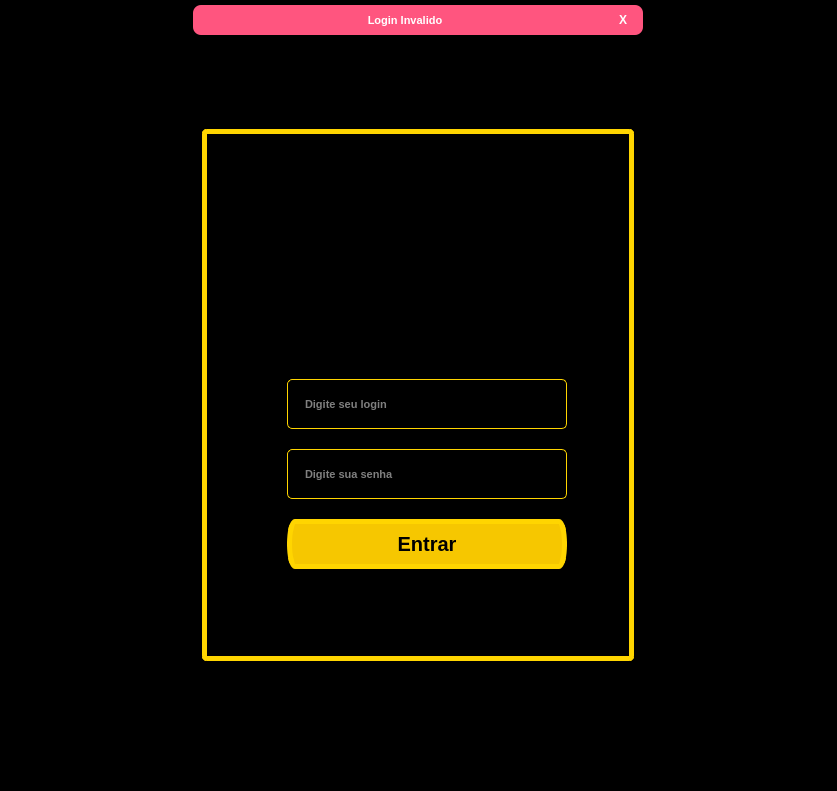
<?xml version="1.0" encoding="UTF-8"?>
<ui version="4.0">
 <class>MainWindow</class>
 <widget class="QMainWindow" name="MainWindow">
  <property name="geometry">
   <rect>
    <x>0</x>
    <y>0</y>
    <width>837</width>
    <height>791</height>
   </rect>
  </property>
  <property name="minimumSize">
   <size>
    <width>500</width>
    <height>700</height>
   </size>
  </property>
  <property name="windowTitle">
   <string>Movies Warehouse</string>
  </property>
  <property name="windowIcon">
   <iconset resource="file.qrc">
    <normaloff>:/Tela login/IMG/LOGIN (2).png</normaloff>:/Tela login/IMG/LOGIN (2).png</iconset>
  </property>
  <widget class="QWidget" name="centralwidget">
   <layout class="QVBoxLayout" name="verticalLayout">
    <property name="spacing">
     <number>0</number>
    </property>
    <property name="leftMargin">
     <number>0</number>
    </property>
    <property name="topMargin">
     <number>0</number>
    </property>
    <property name="rightMargin">
     <number>0</number>
    </property>
    <property name="bottomMargin">
     <number>0</number>
    </property>
    <item>
     <widget class="QFrame" name="TOPBAR">
      <property name="maximumSize">
       <size>
        <width>16777215</width>
        <height>35</height>
       </size>
      </property>
      <property name="styleSheet">
       <string notr="true">background-color: rgb(0, 0, 0);</string>
      </property>
      <property name="frameShape">
       <enum>QFrame::NoFrame</enum>
      </property>
      <property name="frameShadow">
       <enum>QFrame::Raised</enum>
      </property>
      <layout class="QHBoxLayout" name="horizontalLayout_2">
       <property name="spacing">
        <number>0</number>
       </property>
       <property name="leftMargin">
        <number>0</number>
       </property>
       <property name="topMargin">
        <number>5</number>
       </property>
       <property name="rightMargin">
        <number>0</number>
       </property>
       <property name="bottomMargin">
        <number>0</number>
       </property>
       <item>
        <widget class="QFrame" name="Frameerro">
         <property name="maximumSize">
          <size>
           <width>450</width>
           <height>16777215</height>
          </size>
         </property>
         <property name="styleSheet">
          <string notr="true">background-color: rgb(255, 85, 127);
border-radius: 8px;
</string>
         </property>
         <property name="frameShape">
          <enum>QFrame::StyledPanel</enum>
         </property>
         <property name="frameShadow">
          <enum>QFrame::Raised</enum>
         </property>
         <layout class="QHBoxLayout" name="horizontalLayout_3">
          <property name="spacing">
           <number>6</number>
          </property>
          <property name="leftMargin">
           <number>10</number>
          </property>
          <property name="topMargin">
           <number>3</number>
          </property>
          <property name="rightMargin">
           <number>10</number>
          </property>
          <property name="bottomMargin">
           <number>3</number>
          </property>
          <item>
           <widget class="QLabel" name="Erro">
            <property name="font">
             <font>
              <family>MS Sans Serif</family>
              <pointsize>8</pointsize>
              <weight>75</weight>
              <bold>true</bold>
             </font>
            </property>
            <property name="styleSheet">
             <string notr="true">color: rgb(255, 255, 255);</string>
            </property>
            <property name="text">
             <string>Login Invalido</string>
            </property>
            <property name="scaledContents">
             <bool>false</bool>
            </property>
            <property name="alignment">
             <set>Qt::AlignCenter</set>
            </property>
           </widget>
          </item>
          <item>
           <widget class="QPushButton" name="ClosePopUp">
            <property name="maximumSize">
             <size>
              <width>20</width>
              <height>20</height>
             </size>
            </property>
            <property name="font">
             <font>
              <weight>75</weight>
              <bold>true</bold>
             </font>
            </property>
            <property name="cursor">
             <cursorShape>PointingHandCursor</cursorShape>
            </property>
            <property name="styleSheet">
             <string notr="true">QPushButton { 
	color: rgb(255, 255, 255);
	border-radius: 5px;
}
QPushButton:hover {
	background-color: rgb(50, 50, 50);
	color: rgb(200, 200, 200);
}
QPushButton:pressed {
	background-color: rgb(35, 35, 35);
	color: rgb(200, 200, 200);
}
</string>
            </property>
            <property name="text">
             <string>X</string>
            </property>
           </widget>
          </item>
         </layout>
        </widget>
       </item>
      </layout>
     </widget>
    </item>
    <item>
     <widget class="QFrame" name="CONTEUDO">
      <property name="styleSheet">
       <string notr="true">background-color: rgb(0, 0, 0);</string>
      </property>
      <property name="frameShape">
       <enum>QFrame::NoFrame</enum>
      </property>
      <property name="frameShadow">
       <enum>QFrame::Raised</enum>
      </property>
      <layout class="QHBoxLayout" name="horizontalLayout">
       <item>
        <widget class="QFrame" name="LOGINAREA">
         <property name="maximumSize">
          <size>
           <width>450</width>
           <height>550</height>
          </size>
         </property>
         <property name="styleSheet">
          <string notr="true">background-color: rgb(0, 0, 0);</string>
         </property>
         <property name="frameShape">
          <enum>QFrame::NoFrame</enum>
         </property>
         <property name="frameShadow">
          <enum>QFrame::Raised</enum>
         </property>
         <layout class="QHBoxLayout" name="horizontalLayout_4">
          <item>
           <widget class="QFrame" name="frame">
            <property name="styleSheet">
             <string notr="true">background-color: rgb(0, 0, 0);
border-radius:  5px; 
border: 5px solid rgb(255, 213, 0);

</string>
            </property>
            <property name="frameShape">
             <enum>QFrame::StyledPanel</enum>
            </property>
            <property name="frameShadow">
             <enum>QFrame::Raised</enum>
            </property>
            <widget class="QFrame" name="frame_2">
             <property name="geometry">
              <rect>
               <x>120</x>
               <y>30</y>
               <width>191</width>
               <height>171</height>
              </rect>
             </property>
             <property name="styleSheet">
              <string notr="true">background-image: url(:/Tela login/IMG/LOGIN (2).png);
background-repeat: no repeat;
background-position: center;
border: solid rgb(0, 0, 0);</string>
             </property>
             <property name="frameShape">
              <enum>QFrame::StyledPanel</enum>
             </property>
             <property name="frameShadow">
              <enum>QFrame::Raised</enum>
             </property>
            </widget>
            <widget class="QLineEdit" name="lineEdit">
             <property name="geometry">
              <rect>
               <x>85</x>
               <y>250</y>
               <width>280</width>
               <height>50</height>
              </rect>
             </property>
             <property name="font">
              <font>
               <family>MS Sans Serif</family>
               <pointsize>8</pointsize>
               <weight>75</weight>
               <bold>true</bold>
              </font>
             </property>
             <property name="styleSheet">
              <string notr="true">QLineEdit {
color: rgb(255, 255, 255);
border: 1px solid rgb(255, 213, 0);
border-radius: 5px;
padding: 15px;
background-color rgb(255, 213, 0);
}
QLineEdit:hover {
border: 2px solid rgb(255, 213, 0);

}
QLineEdit:focus {
border: 2px solid rgb(255, 213, 0);
	color: rgb(211, 211, 211);
}</string>
             </property>
             <property name="maxLength">
              <number>32</number>
             </property>
             <property name="placeholderText">
              <string>Digite seu login</string>
             </property>
            </widget>
            <widget class="QLineEdit" name="lineEdit_2">
             <property name="geometry">
              <rect>
               <x>85</x>
               <y>320</y>
               <width>280</width>
               <height>50</height>
              </rect>
             </property>
             <property name="font">
              <font>
               <family>MS Sans Serif</family>
               <pointsize>8</pointsize>
               <weight>75</weight>
               <bold>true</bold>
              </font>
             </property>
             <property name="styleSheet">
              <string notr="true">QLineEdit {
color: rgb(255, 255, 255);
border: 1px solid rgb(255, 213, 0);
border-radius: 5px;
padding: 15px;
background-color rgb(255, 213, 0);
}
QLineEdit:hover {
border: 2px solid rgb(255, 213, 0);

}
QLineEdit:focus {
border: 2px solid rgb(255, 213, 0);
	color: rgb(211, 211, 211);
}</string>
             </property>
             <property name="maxLength">
              <number>32</number>
             </property>
             <property name="echoMode">
              <enum>QLineEdit::Password</enum>
             </property>
             <property name="placeholderText">
              <string>Digite sua senha</string>
             </property>
            </widget>
            <widget class="QPushButton" name="pushButton_2">
             <property name="geometry">
              <rect>
               <x>85</x>
               <y>390</y>
               <width>280</width>
               <height>50</height>
              </rect>
             </property>
             <property name="font">
              <font>
               <family>MS Sans Serif</family>
               <pointsize>15</pointsize>
               <weight>75</weight>
               <bold>true</bold>
              </font>
             </property>
             <property name="cursor">
              <cursorShape>PointingHandCursor</cursorShape>
             </property>
             <property name="styleSheet">
              <string notr="true">QPushButton{
background-color: rgb(246, 199, 0);
color: rgb(0, 0, 0);
border-radius: 8px solid rgb(255, 213, 0);
}
QPushbutton:pressed {
background-color: rgb(0, 0, 0);
color: rgb(0, 0, 0);

}</string>
             </property>
             <property name="text">
              <string>Entrar</string>
             </property>
            </widget>
           </widget>
          </item>
         </layout>
        </widget>
       </item>
      </layout>
     </widget>
    </item>
    <item>
     <widget class="QFrame" name="BOTAO">
      <property name="maximumSize">
       <size>
        <width>16777215</width>
        <height>35</height>
       </size>
      </property>
      <property name="styleSheet">
       <string notr="true">background-color: rgb(0, 0, 0);</string>
      </property>
      <property name="frameShape">
       <enum>QFrame::NoFrame</enum>
      </property>
      <property name="frameShadow">
       <enum>QFrame::Raised</enum>
      </property>
     </widget>
    </item>
   </layout>
  </widget>
  <widget class="QMenuBar" name="menubar">
   <property name="geometry">
    <rect>
     <x>0</x>
     <y>0</y>
     <width>837</width>
     <height>26</height>
    </rect>
   </property>
  </widget>
 </widget>
 <resources>
  <include location="file.qrc"/>
 </resources>
 <connections/>
</ui>
